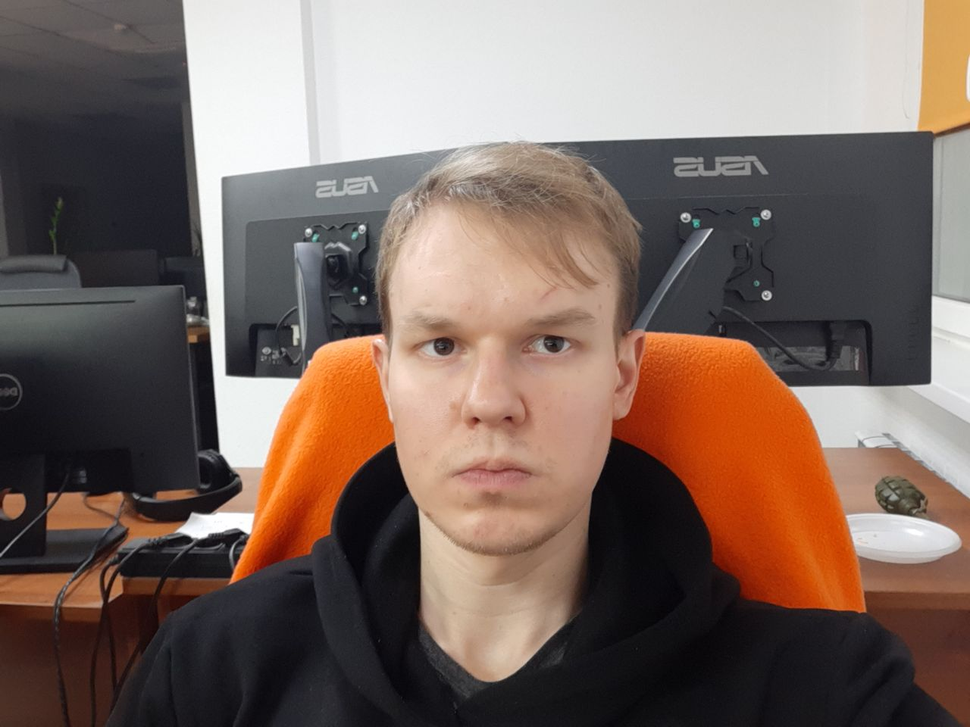
#> input picture laboratory_work_1/img/image_1.png, 970 x 727 px, shrunk from 1280 x 960 before the run, found by its file name
$ python lab11.py
#> lines starting #> are read from the running program, lines starting #| are printed output that depends on the picture
import cv2
from matplotlib import pyplot as plt


def show(image):
    colors = ('b', 'g', 'r')
    fig, axs = plt.subplots(1, 3, figsize=(20, 10))

    for idx, color in enumerate(colors):
        axs[idx].hist(image[:, :, idx].ravel(), bins=256, color=color)
        axs[idx].set_xlim([0, 256])
        axs[idx].set_title(f'{color.upper()} Histogram')

    def move_event(event, x, y, flags, params):
        img = image.copy()
        hsv_img = cv2.cvtColor(img, cv2.COLOR_BGR2HSV)

        if event == cv2.EVENT_MOUSEMOVE:
            font = cv2.FONT_HERSHEY_SIMPLEX
            B, G, R = img[y, x]
            H, S, V = hsv_img[y, x]
            intensity = (int(R) + int(G) + int(B)) // 3
            coordinate = f'Coord=({x}, {y}),'
            rgb_value = ' '*20 + f'RGB=({R}, {G}, {B}),'
            hsv_value = ' '*40 + f'HSV=({H}, {S}, {V}),'
            intensity_value = ' '*60 + f', Intensity={intensity}'

            window = cv2.getRectSubPix(img, (25, 25), (x, y))
            mean, std_dev = cv2.meanStdDev(window)
            mean_b, mean_g, mean_r = mean.flatten()
            std_dev_b, std_dev_g, std_dev_r = std_dev.flatten()

            mean_values = f'Mean RGB=({round(mean_r, 2)},{round(mean_g, 2)},{round(mean_b, 2)}),'
            std_dev_values = f'Std_Dev RGB=({round(std_dev_r)},{round(std_dev_g)},{round(std_dev_b)})'

            cv2.putText(img, coordinate, (x+22, y), font, 0.4, (255, 255, 0), 1, cv2.LINE_8)
            cv2.putText(img, rgb_value, (x+22, y), font, 0.4, (0, 0, 255), 1, cv2.LINE_8)
            cv2.putText(img, hsv_value, (x+22, y), font, 0.4, (0, 255, 0), 1, cv2.LINE_8)
            cv2.putText(img, intensity_value, (x+22, y), font, 0.4, (255, 0, 0), 1, cv2.LINE_8)
            cv2.putText(img, mean_values, (x+22, y+22), font, 0.4, (255, 255, 255), 1, cv2.LINE_8)
            cv2.putText(img, ' '*35 + std_dev_values, (x+22, y+22), font, 0.4, (255, 255, 0), 1, cv2.LINE_8)

            cv2.imshow('Rectangle', window)
            cv2.imshow('Image', img)

    cv2.setMouseCallback('Image', move_event)

    plt.show()


if __name__ == '__main__':
    image = cv2.imread('./laboratory_work_1/img/image_1.png')
#> image is the input picture: shape (727, 970, 3); mean B, G, R 96, 104.5, 123.5
    cv2.imshow('Image', image)
    show(image)
#> in show, `plt.show()`:
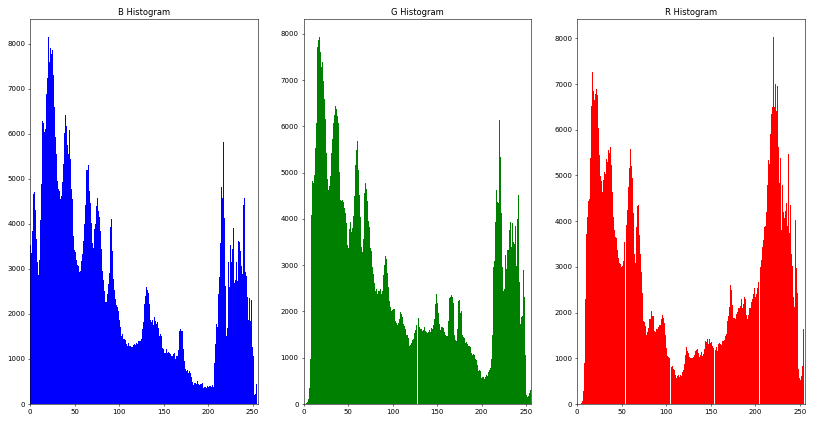
#> figure drawn by matplotlib, 3 panels; panel 1: tallest bar 8145 high, from x = 19.92 to 20.92; panel 2: tallest bar 7927 high, from x = 17.87 to 18.86; panel 3: tallest bar 8023 high, from x = 219.7 to 220.7
    cv2.waitKey(0)
    cv2.destroyAllWindows()

$ run again, with laboratory_work_1/img/image_2.png copied over laboratory_work_1/img/image_1.png
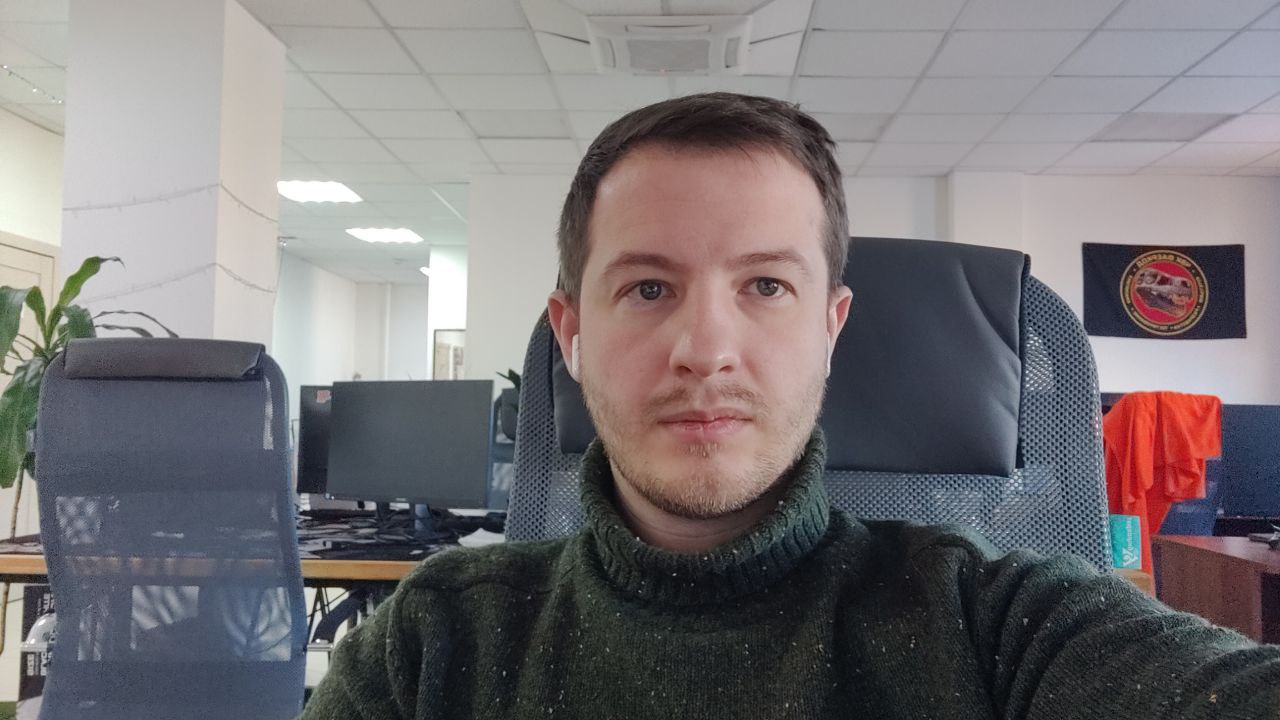
#> input picture laboratory_work_1/img/image_2.png, 1280 x 720 px, found by its file name
#> image is the input picture: shape (720, 1280, 3); mean B, G, R 118.4, 115.9, 120.3
#> in show, `plt.show()`:
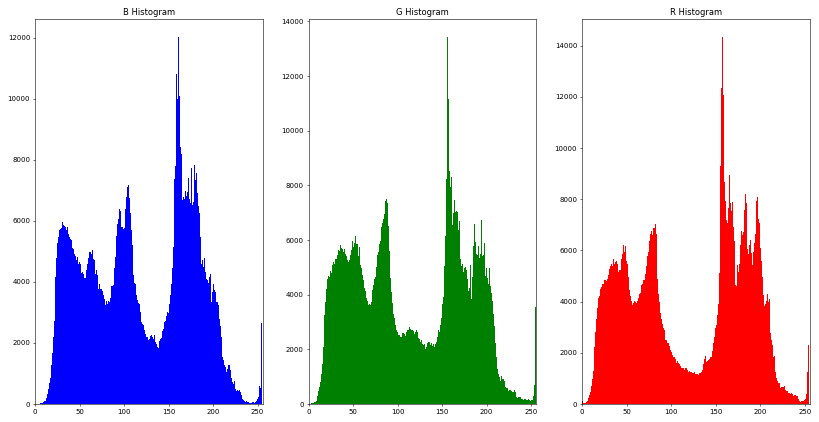
#> figure drawn by matplotlib, 3 panels; panel 1: tallest bar 12010 high, from x = 160.4 to 161.4; panel 2: tallest bar 13417 high, from x = 155.4 to 156.4; panel 3: tallest bar 14323 high, from x = 157.4 to 158.4
